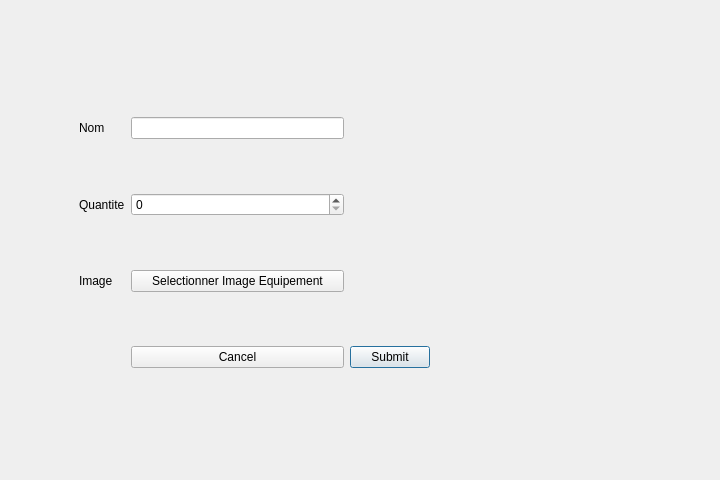
<?xml version="1.0" encoding="UTF-8"?>
<ui version="4.0">
 <class>Equipements</class>
 <widget class="QDialog" name="Equipements">
  <property name="geometry">
   <rect>
    <x>0</x>
    <y>0</y>
    <width>720</width>
    <height>480</height>
   </rect>
  </property>
  <property name="windowTitle">
   <string>Dialog</string>
  </property>
  <widget class="QStackedWidget" name="stackedWidget">
   <property name="geometry">
    <rect>
     <x>9</x>
     <y>19</y>
     <width>711</width>
     <height>461</height>
    </rect>
   </property>
   <property name="currentIndex">
    <number>0</number>
   </property>
   <widget class="QWidget" name="Equipement_Ajout">
    <widget class="QWidget" name="gridLayoutWidget">
     <property name="geometry">
      <rect>
       <x>70</x>
       <y>50</y>
       <width>351</width>
       <height>351</height>
      </rect>
     </property>
     <layout class="QGridLayout" name="gridLayout">
      <item row="0" column="1">
       <widget class="QLineEdit" name="Equipement_Ajout_Nom"/>
      </item>
      <item row="3" column="2">
       <widget class="QPushButton" name="Equipement_Ajout_Submit">
        <property name="text">
         <string>Submit</string>
        </property>
       </widget>
      </item>
      <item row="1" column="0">
       <widget class="QLabel" name="Adresse_Label">
        <property name="text">
         <string>Quantite</string>
        </property>
       </widget>
      </item>
      <item row="0" column="0">
       <widget class="QLabel" name="Nom_Label">
        <property name="text">
         <string>Nom</string>
        </property>
       </widget>
      </item>
      <item row="3" column="1">
       <widget class="QPushButton" name="Equipement_Ajout_Cancel">
        <property name="text">
         <string>Cancel</string>
        </property>
       </widget>
      </item>
      <item row="2" column="1">
       <widget class="QPushButton" name="Equipement_Ajout_Image">
        <property name="text">
         <string>Selectionner Image Equipement</string>
        </property>
       </widget>
      </item>
      <item row="2" column="0">
       <widget class="QLabel" name="label_2">
        <property name="text">
         <string>Image</string>
        </property>
       </widget>
      </item>
      <item row="1" column="1">
       <widget class="QSpinBox" name="Equipement_Ajout_Quantite"/>
      </item>
     </layout>
    </widget>
    <widget class="QLabel" name="Equipement_Ajout_Image_Display">
     <property name="geometry">
      <rect>
       <x>370</x>
       <y>190</y>
       <width>251</width>
       <height>121</height>
      </rect>
     </property>
     <property name="text">
      <string/>
     </property>
    </widget>
   </widget>
   <widget class="QWidget" name="Equipements_Affichage">
    <widget class="QWidget" name="horizontalLayoutWidget">
     <property name="geometry">
      <rect>
       <x>80</x>
       <y>110</y>
       <width>501</width>
       <height>251</height>
      </rect>
     </property>
     <layout class="QHBoxLayout" name="horizontalLayout"/>
    </widget>
    <widget class="QWidget" name="horizontalLayoutWidget_2">
     <property name="geometry">
      <rect>
       <x>90</x>
       <y>380</y>
       <width>321</width>
       <height>61</height>
      </rect>
     </property>
     <layout class="QHBoxLayout" name="horizontalLayout_2"/>
    </widget>
    <widget class="QLabel" name="Equipement_Affichage_Logo">
     <property name="geometry">
      <rect>
       <x>220</x>
       <y>20</y>
       <width>211</width>
       <height>71</height>
      </rect>
     </property>
     <property name="text">
      <string/>
     </property>
    </widget>
   </widget>
  </widget>
  <widget class="QLabel" name="Background_Pic">
   <property name="geometry">
    <rect>
     <x>0</x>
     <y>0</y>
     <width>720</width>
     <height>480</height>
    </rect>
   </property>
   <property name="text">
    <string/>
   </property>
  </widget>
  <zorder>Background_Pic</zorder>
  <zorder>stackedWidget</zorder>
 </widget>
 <resources/>
 <connections/>
</ui>
